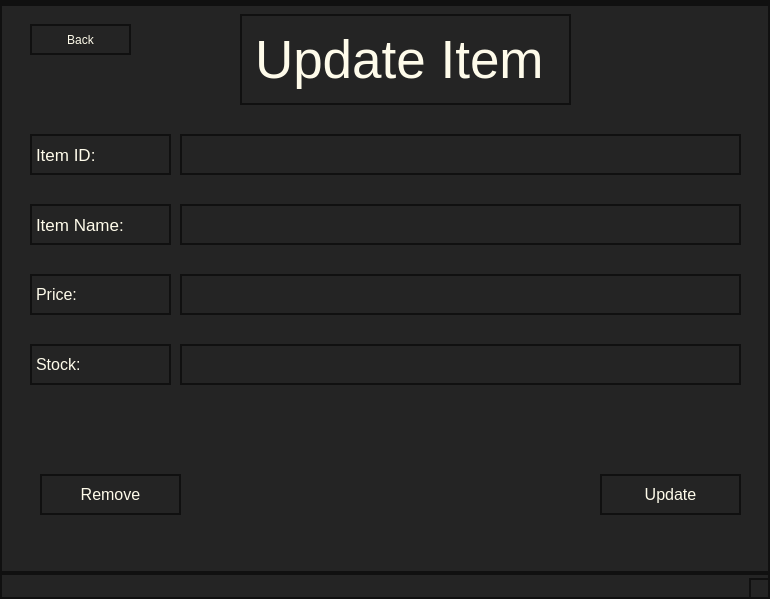
<?xml version="1.0" encoding="UTF-8"?>
<ui version="4.0">
 <class>MainWindow</class>
 <widget class="QMainWindow" name="MainWindow">
  <property name="geometry">
   <rect>
    <x>0</x>
    <y>0</y>
    <width>770</width>
    <height>599</height>
   </rect>
  </property>
  <property name="windowTitle">
   <string>MainWindow</string>
  </property>
  <property name="styleSheet">
   <string notr="true">background-color: rgb(36, 36, 36);
color: rgb(254, 251, 234);
border: 2px solid rgb(16, 16, 16);</string>
  </property>
  <widget class="QWidget" name="centralwidget">
   <widget class="QPushButton" name="Back">
    <property name="geometry">
     <rect>
      <x>30</x>
      <y>20</y>
      <width>101</width>
      <height>31</height>
     </rect>
    </property>
    <property name="text">
     <string>Back</string>
    </property>
   </widget>
   <widget class="QPushButton" name="Create">
    <property name="geometry">
     <rect>
      <x>600</x>
      <y>470</y>
      <width>141</width>
      <height>41</height>
     </rect>
    </property>
    <property name="font">
     <font>
      <pointsize>12</pointsize>
     </font>
    </property>
    <property name="text">
     <string>Update</string>
    </property>
   </widget>
   <widget class="QLineEdit" name="Stock">
    <property name="geometry">
     <rect>
      <x>180</x>
      <y>340</y>
      <width>561</width>
      <height>41</height>
     </rect>
    </property>
   </widget>
   <widget class="QLineEdit" name="MinPrice">
    <property name="geometry">
     <rect>
      <x>180</x>
      <y>270</y>
      <width>561</width>
      <height>41</height>
     </rect>
    </property>
   </widget>
   <widget class="QLineEdit" name="ItemID">
    <property name="geometry">
     <rect>
      <x>180</x>
      <y>130</y>
      <width>561</width>
      <height>41</height>
     </rect>
    </property>
   </widget>
   <widget class="QLabel" name="label_2">
    <property name="geometry">
     <rect>
      <x>30</x>
      <y>130</y>
      <width>141</width>
      <height>41</height>
     </rect>
    </property>
    <property name="font">
     <font>
      <pointsize>13</pointsize>
     </font>
    </property>
    <property name="styleSheet">
     <string notr="true"/>
    </property>
    <property name="text">
     <string>Item ID:</string>
    </property>
   </widget>
   <widget class="QLabel" name="label_4">
    <property name="geometry">
     <rect>
      <x>30</x>
      <y>340</y>
      <width>141</width>
      <height>41</height>
     </rect>
    </property>
    <property name="font">
     <font>
      <pointsize>12</pointsize>
     </font>
    </property>
    <property name="styleSheet">
     <string notr="true"/>
    </property>
    <property name="text">
     <string>Stock:</string>
    </property>
   </widget>
   <widget class="QLabel" name="label_5">
    <property name="geometry">
     <rect>
      <x>30</x>
      <y>200</y>
      <width>141</width>
      <height>41</height>
     </rect>
    </property>
    <property name="font">
     <font>
      <pointsize>13</pointsize>
     </font>
    </property>
    <property name="styleSheet">
     <string notr="true"/>
    </property>
    <property name="text">
     <string>Item Name:</string>
    </property>
   </widget>
   <widget class="QLabel" name="label_3">
    <property name="geometry">
     <rect>
      <x>30</x>
      <y>270</y>
      <width>141</width>
      <height>41</height>
     </rect>
    </property>
    <property name="font">
     <font>
      <pointsize>12</pointsize>
     </font>
    </property>
    <property name="styleSheet">
     <string notr="true"/>
    </property>
    <property name="text">
     <string>Price:</string>
    </property>
   </widget>
   <widget class="QLineEdit" name="ItemName">
    <property name="geometry">
     <rect>
      <x>180</x>
      <y>200</y>
      <width>561</width>
      <height>41</height>
     </rect>
    </property>
   </widget>
   <widget class="QLabel" name="label">
    <property name="geometry">
     <rect>
      <x>240</x>
      <y>10</y>
      <width>331</width>
      <height>91</height>
     </rect>
    </property>
    <property name="font">
     <font>
      <pointsize>40</pointsize>
      <weight>50</weight>
      <italic>false</italic>
      <bold>false</bold>
     </font>
    </property>
    <property name="styleSheet">
     <string notr="true"/>
    </property>
    <property name="text">
     <string>Update Item</string>
    </property>
   </widget>
   <widget class="QPushButton" name="Update">
    <property name="geometry">
     <rect>
      <x>40</x>
      <y>470</y>
      <width>141</width>
      <height>41</height>
     </rect>
    </property>
    <property name="font">
     <font>
      <pointsize>12</pointsize>
     </font>
    </property>
    <property name="text">
     <string>Remove</string>
    </property>
   </widget>
  </widget>
  <widget class="QMenuBar" name="menubar">
   <property name="geometry">
    <rect>
     <x>0</x>
     <y>0</y>
     <width>770</width>
     <height>25</height>
    </rect>
   </property>
  </widget>
  <widget class="QStatusBar" name="statusbar"/>
 </widget>
 <resources/>
 <connections/>
</ui>
